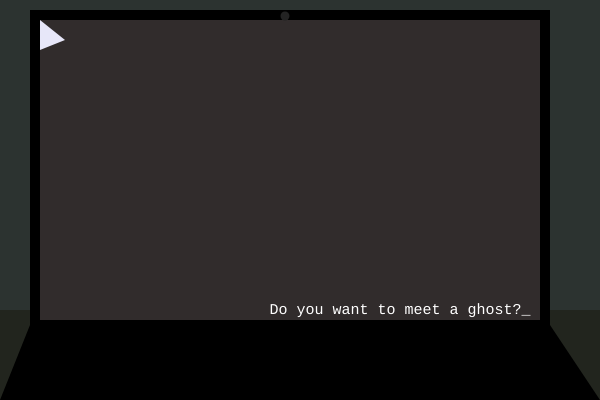
Frame 1 (no input)
Frame 60 (no input): identical to frame 1, image omitted
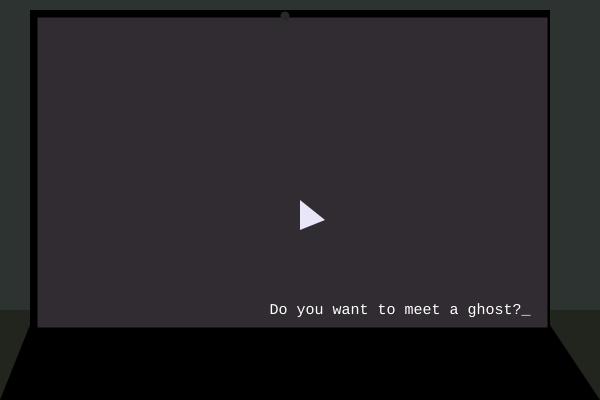
Frame 120 (the mouse pressed at the canvas centre since frame 60)

The p5.js sketch that drew these frames (run headless with seeded random() and noise() and a simulated clock; from frame 60 on, the mouse is pressed at the canvas centre):

// p5.js sketch
// ── sketch.js
//let me add my hopes and dreams/
function setup() {
  createCanvas(600, 400);
  //removing cursor/
  noCursor();
  
  let state = "title";
 
}

//defining how spooky is that screen/
 let screen={
   x:40,
   y:20,
   w:500,
   h:300,
   r:49,
   g:44,
   b:44,
 }
 
 let webcam={
   x:285,
   y:16,
   d:9,
   fill:30,
 }
 
 //spooky things happening when mouse is pressed/
function mousePressed() {
  //screen widens/
  screen.w +=10;
  screen.x -=2.5;
  screen.h +=10;
  screen.y-=2.5;
  //screen gets bluer/
  screen.b +=5
}
 
function draw() {
  //drawing the background/
  background('#2C3330');
  //removing strokes because I hate them/
  noStroke();
  
  
//third time's the charm/
  //defining the mouse/
  //in such way that it doesn't pierce through the screen/
  let x1= constrain (mouseX, screen.x, screen.x+screen.w-25);
  let y1= constrain (mouseY, screen.y, screen.y+screen.h-30);
  
  let x2= constrain (mouseX, screen.x, screen.x+screen.w-25);
  let y2= constrain (mouseY+30, screen.y+30, screen.y+screen.h );
  
  let x3= constrain (mouseX+25, screen.x+25, screen.w+40);
  let y3= constrain (mouseY+20, screen.y+20, screen.y+screen.h-10 );
  
  
  //a table/
  push();
  fill('#22251E'),
    rect(0, 310, 600, 90)
  pop();
  
  //the computer body/
  push();
  fill('black'),
  rect(30, 10, 520),
  triangle(30,325,0,400, 30, 400)
  triangle(550,325,600,400, 550, 400)
  pop();
  
   

  //the computer screen/
  push();
  fill(screen.r,screen.g, screen.b);
  rect(screen.x, screen.y, screen.w, screen.h)
  pop();
  //the webcam/
  push();
  fill(webcam.fill);
  circle(webcam.x, webcam.y, webcam.d)
  pop();
  //formats the ghastly message/
  textAlign(CENTER, CENTER);
  textSize(15);
  fill('white')
  textFont('Courier New');
  
  // Display a ghastly message.
  text('Do you want to meet a ghost?_', 400, 310);
  
  //the mouse/
  push();
  fill('rgb(231,231,249)');
  triangle(x1,y1, x2,y2,x3,y3);
  pop(); 
}
//when mouse moved, webcam blinks on/
//someone is watching//
function mouseMoved() {
  webcam.fill += 5;
  if (webcam.fill>200) {
    webcam.fill-=70;
  }
  //NOT WORKING//
  //When mouse doesn't move/
  //the webcam led turns off/
  //or at least it's supposed to/
if (mouseMoved === true){
  
  webcam.fill -= 10;
}

    
}
